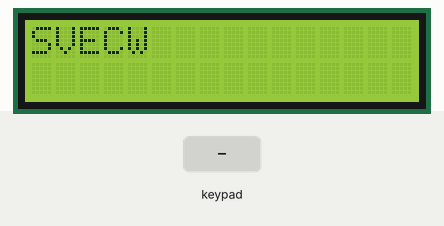
This sketch was run on a simulated Arduino Uno, built with avr-gcc and run on an emulated ATmega328P. Parts: 16×2 character LCD. Inputs (shaded band) come from the test bench.

Above: at 1.2 s.
1.3 s: keypad keys 9 8 7 6 # pressed 0.4 s apart
At 3.8 s:
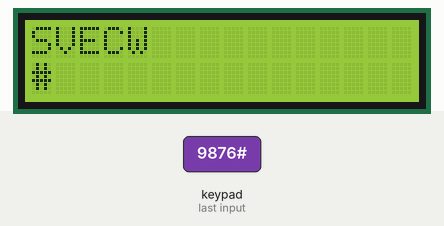
4.8 s: key 'A' pressed
At 5.2 s:
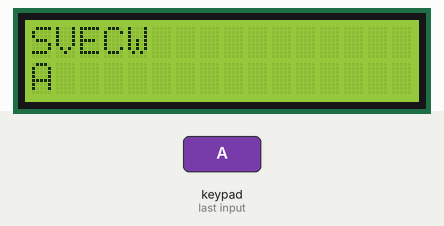
6.3 s: key 'B' pressed
At 7.4 s:
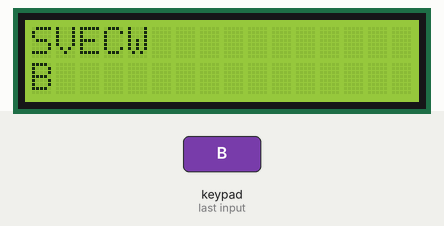
7.8 s: keypad keys 9 8 7 6 * pressed 0.4 s apart
At 9.7 s:
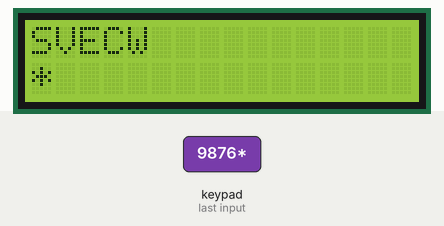
11.3 s: key 'C' pressed
At 12.5 s:
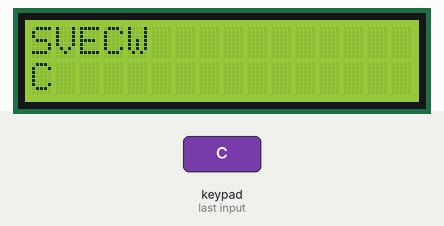
12.8 s: keypad keys 9 8 7 6 D pressed 0.4 s apart
At 13.0 s:
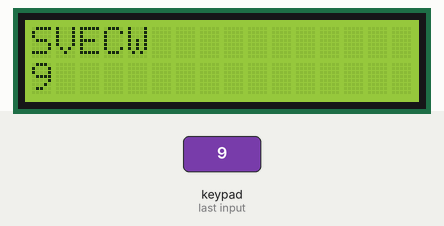
Timing chart, 0 to 15.8 s (numbered marks = the images above; inputs shaded):
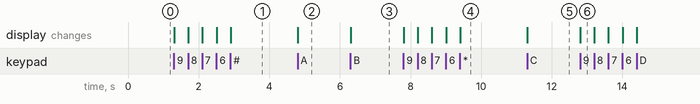

The sketch:

keypad.ino
```cpp
#include <Keypad.h>
#include<LiquidCrystal.h>
const int rs = A0, en = A1, d4 = A2, d5 = A3, d6 = A4,d7 = A5;
const byte ROWS = 4;
const byte COLS= 4;
LiquidCrystal lcd(rs, en, d4, d5, d6, d7);
char keys[ROWS][COLS] = {
  {'1','2','3','A'},
  {'4','5','6','B'},
  {'7','8','9','C'},
  {'*','0','#','D'},
};
byte rowPins[ROWS] = {9,8,7,6};
byte colPins[COLS] = {5,4,3,2};
Keypad keypad = Keypad( makeKeymap(keys), rowPins, colPins, ROWS, COLS);
void setup() {
  lcd.begin(16, 2);
  lcd.print("SVECW");

}

void loop() {
  char key = keypad.getKey();
  if (key){
    lcd.setCursor(0,1);
    lcd.print(key);

  }
}
```

Measured:
- after the input at 1.3 s, the display: first changes at once (image 1 shows a later state)
- after the input at 4.8 s, the display: changes at once (image 2)
- after the input at 6.3 s, the display: changes at once (image 3)
- after the input at 7.8 s, the display: first changes at once (image 4 shows a later state)
- after the input at 11.3 s, the display: changes at once (image 5)
- after the input at 12.8 s, the display: changes at once (image 6)
